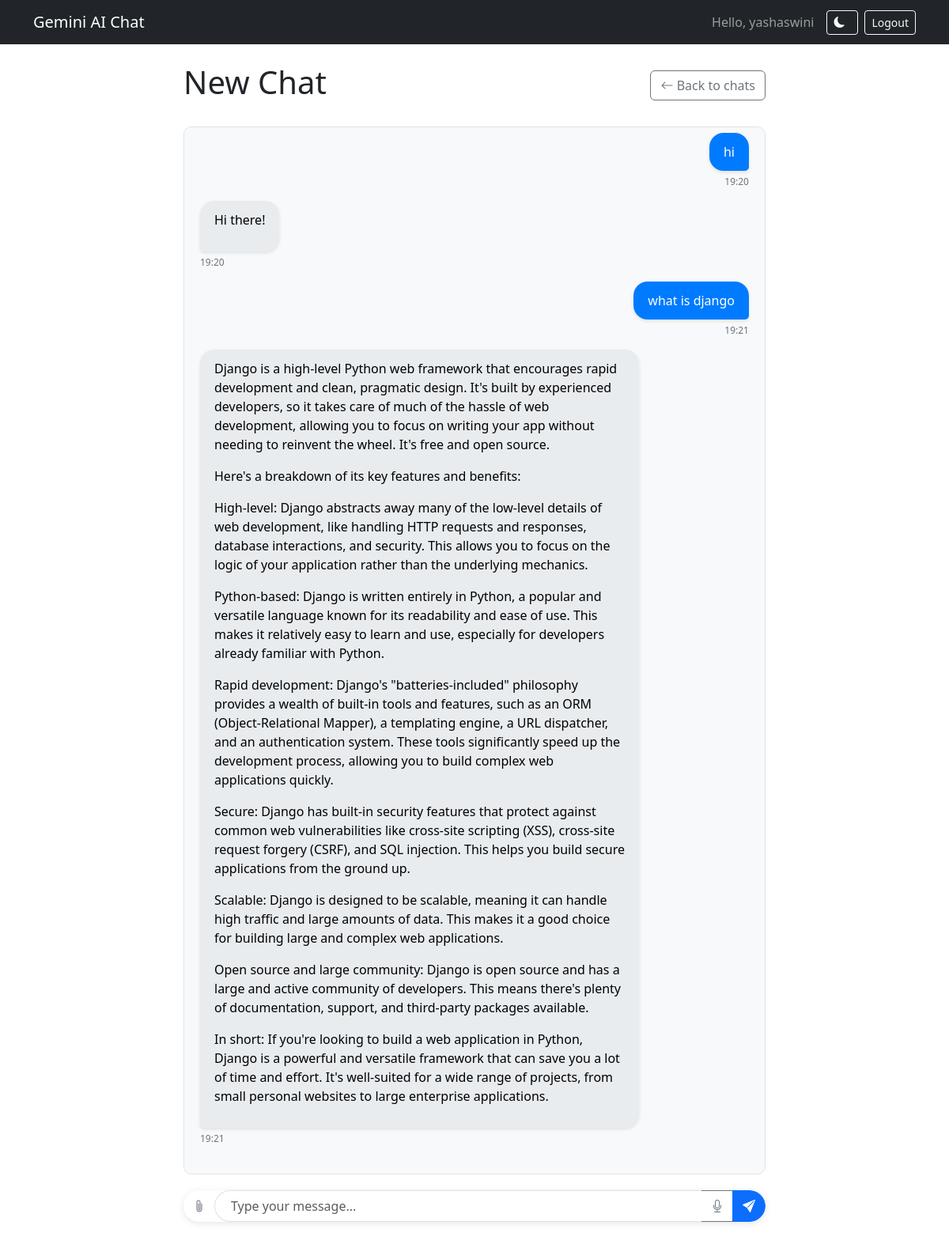
The page /chat/59/ (signed in) on the database its author committed.
### chatbot/models.py (models this page shows, shortened)
class ChatSession(models.Model):
    user = models.ForeignKey(User, on_delete=models.CASCADE, related_name='chat_sessions')
    created_at = models.DateTimeField(auto_now_add=True)
    updated_at = models.DateTimeField(auto_now=True)
    title = models.CharField(max_length=200)
    is_active = models.BooleanField(default=True)
    class Meta:
        ordering = ['-updated_at']
        verbose_name = 'Chat Session'
        verbose_name_plural = 'Chat Sessions'

class ChatMessage(models.Model):
    session = models.ForeignKey(
        ChatSession,
        on_delete=models.CASCADE,
        related_name='messages'
    )
    message = models.TextField(blank=True)
    response = models.TextField(blank=True)
    created_at = models.DateTimeField(auto_now_add=True)
    is_user = models.BooleanField(default=True)
    has_attachments = models.BooleanField(default=False)
    class Meta:
        ordering = ['created_at']
        verbose_name = 'Chat Message'
        verbose_name_plural = 'Chat Messages'

### chatbot/views.py (the view)
# urls.py: path('chat/', views.chat, name='chat'),  # For new chats (no arguments)
@login_required
def chat(request, session_id=None):
    if session_id:
        try:
            chat_session = ChatSession.objects.get(id=session_id, user=request.user)
            messages = ChatMessage.objects.filter(session=chat_session).order_by('created_at')
        except ChatSession.DoesNotExist:
            return redirect('index')
    else:
        chat_session = ChatSession.objects.create(
            user=request.user,
            title="New Chat"
        )
        messages = []
    return render(request, 'chatbot/chat.html', {
        'session': chat_session,
        'messages': messages,
    })

### chatbot/templates/chatbot/chat.html (shortened to what this page needs)
{% extends 'chatbot/base.html' %}
{% block content %}
<div class="row">
    <div class="col-md-8 offset-md-2">
        <div class="d-flex justify-content-between align-items-center mb-4">
            <h1>
                {% if session %}
                    {{ session.title }}
                {% else %}
                    New Chat
                {% endif %}
            </h1>
            <a href="{% url 'index' %}" class="btn btn-outline-secondary">
                <i class="bi bi-arrow-left"></i> Back to chats
            </a>
        </div>
        <div class="chat-container" id="chat-container">
            {% for message in messages %}
                <div class="message {% if message.is_user %}user-message{% else %}ai-message{% endif %}">
                    <div class="message-content">
                        {% if message.is_user %}
                            {{ message.message }}
                        {% else %}
                            {{ message.response|linebreaks }}
                        {% endif %}
                    </div>
                    <span class="message-time">
                        {{ message.created_at|time:"H:i" }}
                    </span>
                </div>
            {% endfor %}
        </div>
        <div class="position-relative">
            <form id="chat-form" class="d-flex mt-3" enctype="multipart/form-data">
                <div class="input-group">
                    <div class="upload-btn-wrapper">
                        <button type="button" class="upload-btn" title="Upload files">
                            <i class="bi bi-paperclip"></i>
                        </button>
                    </div>
                    <input type="text" id="message-input" class="form-control" placeholder="Type your message..." required autofocus>
                    <button type="button" id="mic-button" class="btn btn-outline-secondary">
                        <i class="bi bi-mic"></i>
                    </button>
                    <button type="submit" id="send-button" class="btn btn-primary">
                        <i class="bi bi-send-fill"></i>
                    </button>
                </div>
            </form>
        </div>
    </div>
</div>
{% endblock %}

### chatbot/templates/chatbot/base.html (shortened to what this page needs)
<!DOCTYPE html>
<html lang="en" data-bs-theme="light">
<head>
    <link href="https://cdn.jsdelivr.net/npm/bootstrap@5.3.0/dist/css/bootstrap.min.css" rel="stylesheet">
    <link rel="stylesheet" href="https://cdn.jsdelivr.net/npm/bootstrap-icons@1.10.0/font/bootstrap-icons.css">
</head>
<body>
    <nav class="navbar navbar-expand-lg navbar-dark bg-dark">
        <div class="container">
            <a class="navbar-brand" href="{% url 'index' %}">Gemini AI Chat</a>
            <div class="d-flex align-items-center">
                {% if user.is_authenticated %}
                    <span class="navbar-text me-3">Hello, {{ user.username }}</span>
                {% endif %}
                <button id="themeToggle" class="btn btn-sm btn-outline-light me-2">
                    <i class="bi bi-moon-fill"></i>
                {% if user.is_authenticated %}
                    <form method="post" action="{% url 'logout' %}" class="d-inline ms-2">
                        <button type="submit" class="btn btn-sm btn-outline-light">Logout</button>
                    </form>
                {% else %}
                    <a href="{% url 'login' %}" class="btn btn-sm btn-outline-light ms-2">Login</a>
                {% endif %}
            </div>
        </div>
    </nav>
    <div class="container mt-4">
        {% block content %}{% endblock %}
    </div>
</body>
</html>

### chatbot/templates/chatbot/chat.html (style rules this page uses)
.chat-container { height: 65vh; overflow-y: auto; border: 1px solid #dee2e6; border-radius: 10px; padding: 20px; margin-bottom: 20px; background-color: #f8f9fa; scroll-behavior: smooth; }
.message { margin-bottom: 15px; display: flex; flex-direction: column; }
.user-message { align-items: flex-end; }
.ai-message { align-items: flex-start; }
.message-content { display: inline-block; padding: 12px 18px; border-radius: 18px; max-width: 80%; word-wrap: break-word; box-shadow: 0 2px 4px rgba(0,0,0,0.1); }
.user-message .message-content { background-color: #007bff; color: white; border-bottom-right-radius: 5px; }
.ai-message .message-content { font-weight: normal !important; background-color: #e9ecef; color: black; border-bottom-left-radius: 5px; }
.message-time { font-size: 0.75rem; color: #6c757d; margin-top: 5px; }
.input-group { box-shadow: 0 2px 8px rgba(0,0,0,0.1); border-radius: 50px; overflow: hidden; }
#message-input { border-radius: 50px 0 0 50px; border-right: none; padding-left: 20px; }
#send-button { border-radius: 0 50px 50px 0; }
#mic-button { border-radius: 0; border-left: none; border-right: none; }
.upload-btn-wrapper { position: relative; overflow: hidden; display: inline-block; }
.upload-btn { border: none; color: #6c757d; background-color: transparent; padding: 8px 12px; cursor: pointer; }

### rows shown on the page
ChatSession: title "New Chat"
ChatMessage: message "hi", created_at "19:20"
ChatMessage: response "Hi there!", created_at "19:20"
ChatMessage: message "what is django", created_at "19:21"
ChatMessage: response "Django is a high-level Python web framework that encourages rapid development and clean, pragmatic design. It's built by experienced developers, so it takes care of much of the hassle of web development, allowing you to focus on writing your app without needing to reinvent the wheel. It's free and open source. Here's a breakdown of its key features and benefits: High-level: Django abstracts away many of the low-level details of web development, like handling HTTP requests and responses, database interactions, and security. This allows you to focus on the logic of your application rather than the underlying mechanics. Python-based: Django is written entirely in Python, a popular and…", created_at "19:21"

### other values the page prints
{{ user.username }} "yashaswini"
